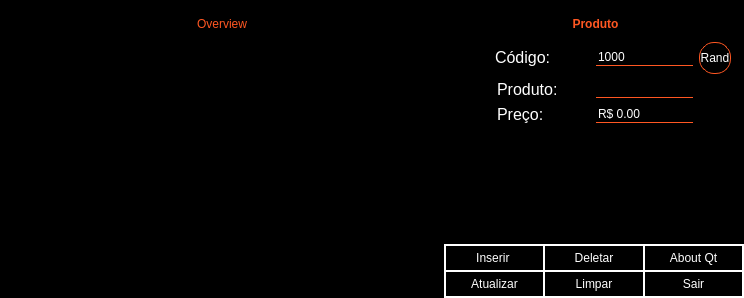
<?xml version="1.0" encoding="UTF-8"?>
<ui version="4.0">
 <class>Produto</class>
 <widget class="QWidget" name="Produto">
  <property name="geometry">
   <rect>
    <x>0</x>
    <y>0</y>
    <width>744</width>
    <height>298</height>
   </rect>
  </property>
  <property name="windowTitle">
   <string>Adaptive</string>
  </property>
  <property name="styleSheet">
   <string notr="true">background-color: rgb(0, 0, 0);
color: rgb(255, 255, 255);
</string>
  </property>
  <layout class="QGridLayout" name="gridLayout_2">
   <property name="leftMargin">
    <number>0</number>
   </property>
   <property name="topMargin">
    <number>0</number>
   </property>
   <property name="rightMargin">
    <number>0</number>
   </property>
   <property name="bottomMargin">
    <number>0</number>
   </property>
   <property name="spacing">
    <number>0</number>
   </property>
   <item row="0" column="1" rowspan="6">
    <widget class="Line" name="line">
     <property name="orientation">
      <enum>Qt::Vertical</enum>
     </property>
    </widget>
   </item>
   <item row="5" column="4">
    <widget class="QPushButton" name="pushButton_3">
     <property name="focusPolicy">
      <enum>Qt::StrongFocus</enum>
     </property>
     <property name="styleSheet">
      <string notr="true">QPushButton
{
outline: none;
font: 57 bold 12pt &quot;Ubuntu&quot;;
color: rgb(255, 255, 255);
border: 2px solid white;
border-top: 1px solid white;
border-left: 1px solid white;
padding: 5px;
}
QPushButton::hover
{
border: 2px solid rgb(255, 87, 34);
background-color: rgb(255, 87, 34);
}
QPushButton::focus
{
border: 2px solid rgb(255, 87, 34);
background-color: rgb(255, 87, 34);
}

</string>
     </property>
     <property name="text">
      <string>Sair</string>
     </property>
     <property name="autoDefault">
      <bool>true</bool>
     </property>
    </widget>
   </item>
   <item row="5" column="2">
    <widget class="QPushButton" name="pushButton_6">
     <property name="focusPolicy">
      <enum>Qt::StrongFocus</enum>
     </property>
     <property name="styleSheet">
      <string notr="true">QPushButton
{
outline: none;
font: 57 bold 12pt &quot;Ubuntu&quot;;
color: rgb(255, 255, 255);
border: 2px solid white;
border-top: 1px solid white;
border-right: 1px solid white;
padding: 5px;
}
QPushButton::hover
{
 border: 2px solid #FECA1E;
background-color: #FECA1E;
}
QPushButton::focus
{
 border: 2px solid #FECA1E;
background-color: #FECA1E;
}</string>
     </property>
     <property name="text">
      <string>Atualizar</string>
     </property>
     <property name="autoDefault">
      <bool>true</bool>
     </property>
    </widget>
   </item>
   <item row="0" column="0" rowspan="6">
    <widget class="QGroupBox" name="groupBox">
     <property name="styleSheet">
      <string notr="true">background-color: rgb(0, 0, 0);
border-color: rgb(3, 54, 104);
border:transparent;</string>
     </property>
     <property name="title">
      <string/>
     </property>
     <layout class="QVBoxLayout" name="verticalLayout">
      <item>
       <widget class="QLabel" name="label">
        <property name="styleSheet">
         <string notr="true">font: 57 bold 16pt &quot;Ubuntu&quot;;
padding-bottom:10px;</string>
        </property>
        <property name="text">
         <string>&lt;html&gt;&lt;head/&gt;&lt;body&gt;&lt;p align=&quot;center&quot;&gt;&lt;span style=&quot; color:#ff5722;&quot;&gt;Overview&lt;/span&gt;&lt;/p&gt;&lt;/body&gt;&lt;/html&gt;</string>
        </property>
        <property name="margin">
         <number>0</number>
        </property>
       </widget>
      </item>
      <item>
       <widget class="QTableView" name="tableView">
        <property name="focusPolicy">
         <enum>Qt::NoFocus</enum>
        </property>
        <property name="styleSheet">
         <string notr="true">QHeaderView::section {
                            border: none;
                            background-color: rgb(0, 0, 0);
                            color: rgb(255, 255, 255);
								font: 57 12pt &quot;Ubuntu&quot;;
};
</string>
        </property>
        <property name="frameShape">
         <enum>QFrame::NoFrame</enum>
        </property>
        <property name="alternatingRowColors">
         <bool>false</bool>
        </property>
        <property name="textElideMode">
         <enum>Qt::ElideNone</enum>
        </property>
        <property name="showGrid">
         <bool>false</bool>
        </property>
        <property name="gridStyle">
         <enum>Qt::NoPen</enum>
        </property>
        <property name="wordWrap">
         <bool>true</bool>
        </property>
        <property name="cornerButtonEnabled">
         <bool>true</bool>
        </property>
        <attribute name="horizontalHeaderVisible">
         <bool>false</bool>
        </attribute>
        <attribute name="horizontalHeaderHighlightSections">
         <bool>false</bool>
        </attribute>
       </widget>
      </item>
     </layout>
    </widget>
   </item>
   <item row="1" column="3">
    <spacer name="verticalSpacer">
     <property name="orientation">
      <enum>Qt::Vertical</enum>
     </property>
     <property name="sizeHint" stdset="0">
      <size>
       <width>20</width>
       <height>40</height>
      </size>
     </property>
    </spacer>
   </item>
   <item row="5" column="3">
    <widget class="QPushButton" name="pushButton_7">
     <property name="focusPolicy">
      <enum>Qt::StrongFocus</enum>
     </property>
     <property name="styleSheet">
      <string notr="true">QPushButton
{
outline: none;
font: 57 bold 12pt &quot;Ubuntu&quot;;
color: rgb(255, 255, 255);
border: 2px solid white;
border-top: 1px solid white;
border-left: 1px solid white;
border-right: 1px solid white;
padding: 5px;
}
QPushButton::hover
{
border: 2px solid #0D355A;
background-color: #0D355A;
}
QPushButton::focus
{
border: 2px solid #0D355A;
background-color: #0D355A;
}</string>
     </property>
     <property name="text">
      <string>Limpar</string>
     </property>
     <property name="autoDefault">
      <bool>true</bool>
     </property>
    </widget>
   </item>
   <item row="0" column="2" colspan="3">
    <widget class="QGroupBox" name="groupBox_2">
     <property name="minimumSize">
      <size>
       <width>200</width>
       <height>0</height>
      </size>
     </property>
     <property name="maximumSize">
      <size>
       <width>300</width>
       <height>16777215</height>
      </size>
     </property>
     <property name="layoutDirection">
      <enum>Qt::LeftToRight</enum>
     </property>
     <property name="styleSheet">
      <string notr="true">background-color: rgb(0, 0, 0);
border:transparent;
</string>
     </property>
     <property name="title">
      <string/>
     </property>
     <property name="alignment">
      <set>Qt::AlignLeading|Qt::AlignLeft|Qt::AlignVCenter</set>
     </property>
     <property name="flat">
      <bool>false</bool>
     </property>
     <property name="checkable">
      <bool>false</bool>
     </property>
     <layout class="QGridLayout" name="gridLayout">
      <property name="leftMargin">
       <number>0</number>
      </property>
      <property name="rightMargin">
       <number>10</number>
      </property>
      <property name="bottomMargin">
       <number>10</number>
      </property>
      <property name="horizontalSpacing">
       <number>6</number>
      </property>
      <item row="6" column="1" colspan="2">
       <widget class="QDoubleSpinBox" name="doubleSpinBox">
        <property name="focusPolicy">
         <enum>Qt::StrongFocus</enum>
        </property>
        <property name="styleSheet">
         <string notr="true">background-color: rgb(255, 255, 255);
color: rgb(255, 255, 255);
background-color: rgb(0, 0, 0);
border-bottom: 1px solid;
border-bottom-color: rgb(255, 87, 34);
font: 57 11pt &quot;Ubuntu&quot;;</string>
        </property>
        <property name="prefix">
         <string>R$ </string>
        </property>
        <property name="minimum">
         <double>0.000000000000000</double>
        </property>
        <property name="maximum">
         <double>1000000.000000000000000</double>
        </property>
        <property name="value">
         <double>0.000000000000000</double>
        </property>
       </widget>
      </item>
      <item row="0" column="0">
       <widget class="QLabel" name="label_5">
        <property name="enabled">
         <bool>true</bool>
        </property>
        <property name="sizePolicy">
         <sizepolicy hsizetype="Preferred" vsizetype="Preferred">
          <horstretch>0</horstretch>
          <verstretch>0</verstretch>
         </sizepolicy>
        </property>
        <property name="minimumSize">
         <size>
          <width>294</width>
          <height>0</height>
         </size>
        </property>
        <property name="maximumSize">
         <size>
          <width>300</width>
          <height>16777215</height>
         </size>
        </property>
        <property name="sizeIncrement">
         <size>
          <width>0</width>
          <height>0</height>
         </size>
        </property>
        <property name="baseSize">
         <size>
          <width>0</width>
          <height>0</height>
         </size>
        </property>
        <property name="layoutDirection">
         <enum>Qt::LeftToRight</enum>
        </property>
        <property name="autoFillBackground">
         <bool>false</bool>
        </property>
        <property name="styleSheet">
         <string notr="true">font: 57 16pt &quot;Ubuntu&quot;;
padding-bottom:5px;</string>
        </property>
        <property name="frameShadow">
         <enum>QFrame::Plain</enum>
        </property>
        <property name="lineWidth">
         <number>1</number>
        </property>
        <property name="text">
         <string>&lt;html&gt;&lt;head/&gt;&lt;body&gt;&lt;p align=&quot;center&quot;&gt;&lt;span style=&quot; font-weight:600; color:#ff5722;&quot;&gt;Produto&lt;/span&gt;&lt;/p&gt;&lt;/body&gt;&lt;/html&gt;</string>
        </property>
        <property name="wordWrap">
         <bool>false</bool>
        </property>
        <property name="margin">
         <number>0</number>
        </property>
       </widget>
      </item>
      <item row="4" column="1" colspan="2">
       <widget class="QLineEdit" name="lineEdit">
        <property name="focusPolicy">
         <enum>Qt::StrongFocus</enum>
        </property>
        <property name="styleSheet">
         <string notr="true">background-color: rgb(255, 255, 255);
color: rgb(255, 255, 255);
background-color: rgb(0, 0, 0);
border-bottom: 1px solid;
border-bottom-color: rgb(255, 87, 34);
font: 57 11pt &quot;Ubuntu&quot;;</string>
        </property>
        <property name="alignment">
         <set>Qt::AlignLeading|Qt::AlignLeft|Qt::AlignVCenter</set>
        </property>
       </widget>
      </item>
      <item row="4" column="0">
       <widget class="QLabel" name="label_3">
        <property name="styleSheet">
         <string notr="true">font: 57 14pt &quot;Ubuntu&quot;;</string>
        </property>
        <property name="lineWidth">
         <number>1</number>
        </property>
        <property name="text">
         <string>&lt;html&gt;&lt;head/&gt;&lt;body&gt;&lt;p&gt;&lt;span style=&quot; font-size:12pt; color:#ffffff;&quot;&gt;Produto:&lt;/span&gt;&lt;/p&gt;&lt;/body&gt;&lt;/html&gt;</string>
        </property>
        <property name="indent">
         <number>50</number>
        </property>
       </widget>
      </item>
      <item row="6" column="0">
       <widget class="QLabel" name="label_4">
        <property name="styleSheet">
         <string notr="true">font: 57 14pt &quot;Ubuntu&quot;;</string>
        </property>
        <property name="text">
         <string>&lt;html&gt;&lt;head/&gt;&lt;body&gt;&lt;p&gt;&lt;span style=&quot; font-size:12pt; color:#ffffff;&quot;&gt;Preço: &lt;/span&gt;&lt;/p&gt;&lt;/body&gt;&lt;/html&gt;</string>
        </property>
        <property name="indent">
         <number>50</number>
        </property>
       </widget>
      </item>
      <item row="3" column="1" colspan="2">
       <widget class="QSpinBox" name="spinBox">
        <property name="focusPolicy">
         <enum>Qt::StrongFocus</enum>
        </property>
        <property name="styleSheet">
         <string notr="true">background-color: rgb(255, 255, 255);
color: rgb(255, 255, 255);
background-color: rgb(0, 0, 0);
border-bottom: 1px solid;
border-bottom-color: rgb(255, 87, 34);
font: 57 11pt &quot;Ubuntu&quot;;</string>
        </property>
        <property name="minimum">
         <number>1000</number>
        </property>
        <property name="maximum">
         <number>9999</number>
        </property>
       </widget>
      </item>
      <item row="3" column="0">
       <widget class="QLabel" name="label_2">
        <property name="styleSheet">
         <string notr="true">font: 57 14pt &quot;Ubuntu&quot;;</string>
        </property>
        <property name="text">
         <string>&lt;html&gt;&lt;head/&gt;&lt;body&gt;&lt;p&gt;&lt;span style=&quot; font-size:12pt; color:#ffffff;&quot;&gt;Código:&lt;/span&gt;&lt;/p&gt;&lt;/body&gt;&lt;/html&gt;</string>
        </property>
        <property name="indent">
         <number>48</number>
        </property>
       </widget>
      </item>
      <item row="3" column="3">
       <widget class="QPushButton" name="pushButton">
        <property name="focusPolicy">
         <enum>Qt::ClickFocus</enum>
        </property>
        <property name="styleSheet">
         <string notr="true">QPushButton
{
outline: none;
background-color: rgb(0, 0, 0);
font: 57 9pt &quot;Ubuntu&quot;;
color: rgb(255, 255, 255);
border-color: rgb(255, 87, 34);
border-style: solid;
border-width:1px;
border-radius:15px;
max-width:30px;
max-height:30px;
min-width:30px;
min-height:30px;
}

QPushButton::hover
{
border-color: rgb(255, 255, 255);
color: rgb(255, 87, 34);
}
</string>
        </property>
        <property name="text">
         <string>Rand</string>
        </property>
       </widget>
      </item>
     </layout>
     <zorder>label_3</zorder>
     <zorder>label_4</zorder>
     <zorder>doubleSpinBox</zorder>
     <zorder>lineEdit</zorder>
     <zorder>pushButton</zorder>
     <zorder>spinBox</zorder>
     <zorder>label_2</zorder>
     <zorder>label_5</zorder>
    </widget>
   </item>
   <item row="4" column="2">
    <widget class="QPushButton" name="pushButton_2">
     <property name="sizePolicy">
      <sizepolicy hsizetype="Minimum" vsizetype="Fixed">
       <horstretch>0</horstretch>
       <verstretch>0</verstretch>
      </sizepolicy>
     </property>
     <property name="focusPolicy">
      <enum>Qt::StrongFocus</enum>
     </property>
     <property name="styleSheet">
      <string notr="true">QPushButton
{
outline: none;
font: 57 bold 12pt &quot;Ubuntu&quot;;
color: rgb(255, 255, 255);
border: 2px solid white;
border-bottom: 1px solid white;
border-right: 1px solid white;
padding: 5px;
}
QPushButton:hover
{
	border: 2px solid #0073e5;
	background-color: #0073e5;
}
QPushButton:focus
{
	border: 2px solid #0073e5;
	background-color: #0073e5;
}
</string>
     </property>
     <property name="text">
      <string>Inserir </string>
     </property>
     <property name="autoDefault">
      <bool>true</bool>
     </property>
     <property name="default">
      <bool>false</bool>
     </property>
    </widget>
   </item>
   <item row="4" column="3">
    <widget class="QPushButton" name="pushButton_5">
     <property name="focusPolicy">
      <enum>Qt::StrongFocus</enum>
     </property>
     <property name="styleSheet">
      <string notr="true">QPushButton
{
outline: none;
font: 57 bold 12pt &quot;Ubuntu&quot;;
color: rgb(255, 255, 255);
border: 2px solid white;
border-bottom: 1px solid white;
border-left: 1px solid white;
border-right: 1px solid white;
padding: 5px;
}
QPushButton::hover
{
border: 2px solid #60061E;
background-color: #60061E;
}
QPushButton::focus
{
border: 2px solid #60061E;
background-color: #60061E;
}</string>
     </property>
     <property name="text">
      <string>Deletar</string>
     </property>
     <property name="autoDefault">
      <bool>true</bool>
     </property>
    </widget>
   </item>
   <item row="4" column="4">
    <widget class="QPushButton" name="pushButton_4">
     <property name="focusPolicy">
      <enum>Qt::StrongFocus</enum>
     </property>
     <property name="styleSheet">
      <string notr="true">QPushButton
{
outline: none;
font: 57 bold 12pt &quot;Ubuntu&quot;;
color: rgb(255, 255, 255);
border: 2px solid white;
border-bottom: 1px solid white;
border-left: 1px solid white;
padding: 5px;
}
QPushButton::hover
{
border: 2px solid #1E2A2D;
background-color: #1E2A2D;
}
QPushButton::focus
{
border: 2px solid #1E2A2D;
background-color: #1E2A2D;
}</string>
     </property>
     <property name="text">
      <string>About Qt</string>
     </property>
     <property name="autoDefault">
      <bool>true</bool>
     </property>
    </widget>
   </item>
  </layout>
 </widget>
 <layoutdefault spacing="6" margin="11"/>
 <tabstops>
  <tabstop>lineEdit</tabstop>
  <tabstop>doubleSpinBox</tabstop>
  <tabstop>pushButton_2</tabstop>
  <tabstop>pushButton_5</tabstop>
  <tabstop>pushButton_4</tabstop>
  <tabstop>pushButton_6</tabstop>
  <tabstop>pushButton_7</tabstop>
  <tabstop>pushButton_3</tabstop>
  <tabstop>spinBox</tabstop>
 </tabstops>
 <resources/>
 <connections/>
</ui>
